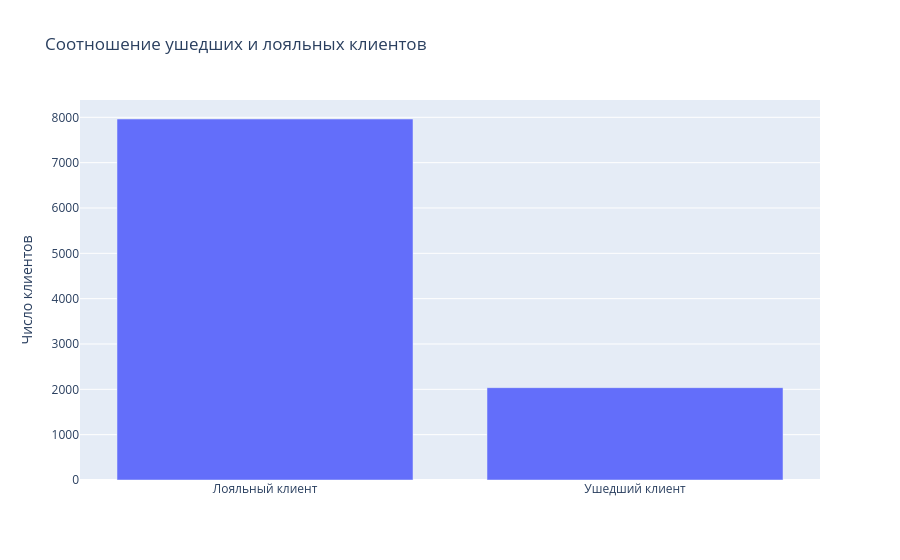

The notebook cell saved with this chart:
### Code cell
# Фильтр
grouped_churn = churn_data.groupby('Exited')['Exited'].count()
grouped_churn.index=['Лояльный клиент','Ушедший клиент']

fig = px.bar(
    y=grouped_churn,
    x=grouped_churn.index,
    labels=dict(x='',y="Число клиентов"),   
    title='Cоотношение ушедших и лояльных клиентов' #заголовок
)
fig.show()

### Figure 1 — Plotly figure (JSON) as saved in the notebook; plotly's stock layout.template omitted (floating-point values rounded to 4 significant figures)
{"data": [{"alignmentgroup": "True", "hovertemplate": "=%{x}<br>Число клиентов=%{y}<extra></extra>", "legendgroup": "", "marker": {"color": "#636efa", "pattern": {"shape": ""}}, "name": "", "offsetgroup": "", "orientation": "v", "showlegend": false, "textposition": "auto", "type": "bar", "x": ["Лояльный клиент", "Ушедший клиент"], "xaxis": "x", "y": [7963, 2037], "yaxis": "y"}], "layout": {"barmode": "relative", "legend": {"tracegroupgap": 0}, "title": {"text": "Cоотношение ушедших и лояльных клиентов"}, "xaxis": {"anchor": "y", "domain": [0, 1], "title": {"text": ""}}, "yaxis": {"anchor": "x", "domain": [0, 1], "title": {"text": "Число клиентов"}}}}
